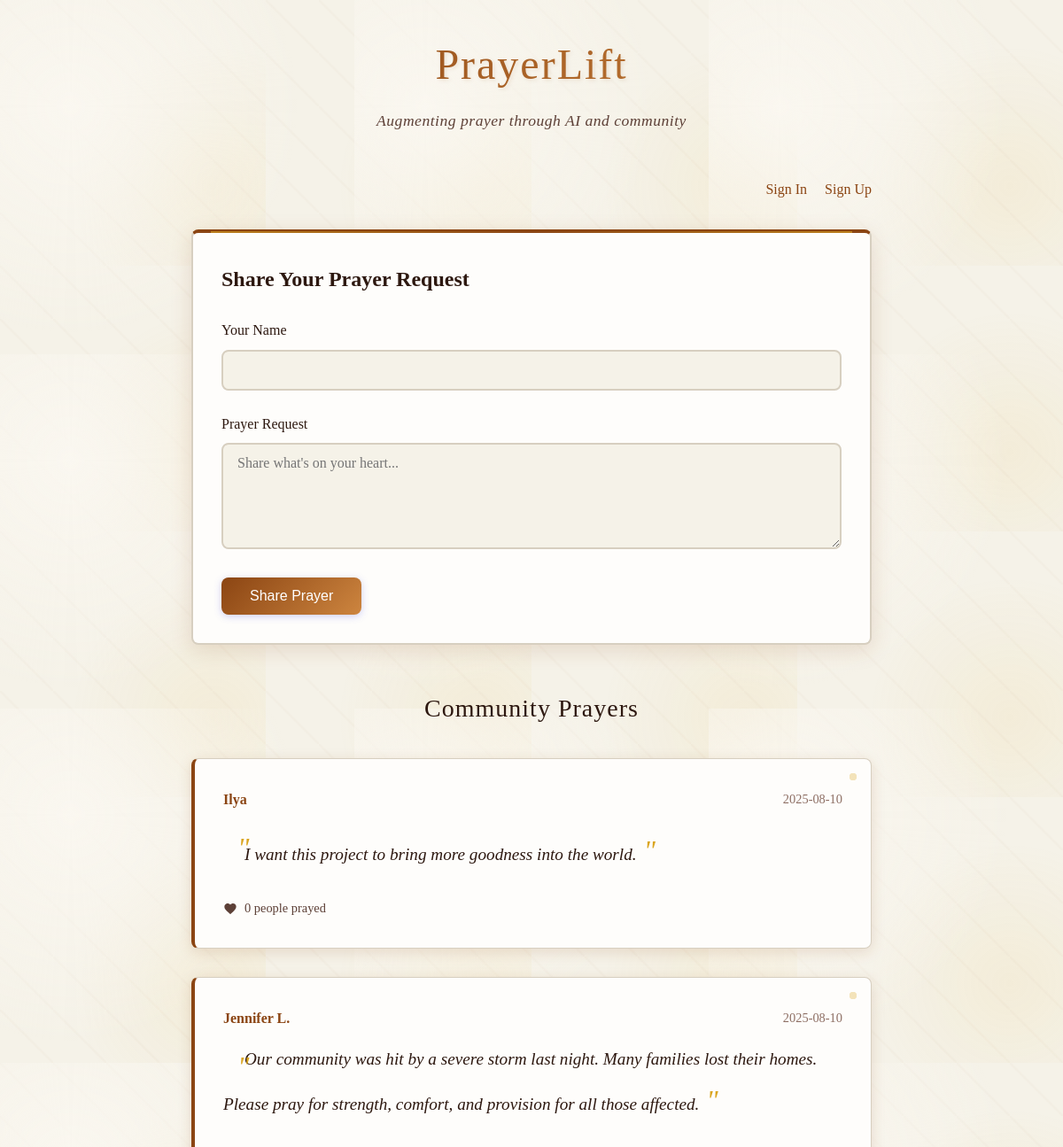
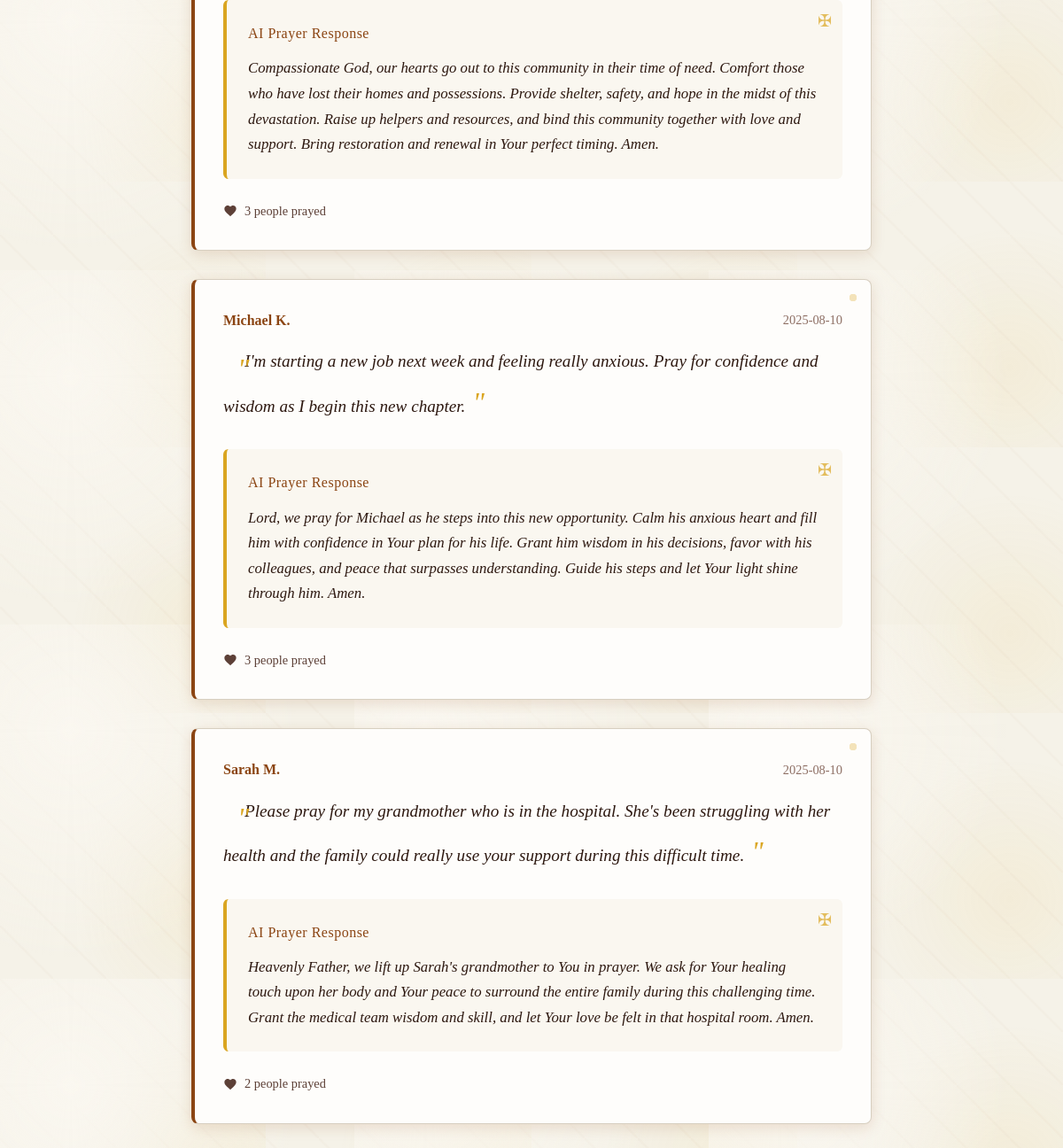
The page / on the database its author committed (2 pictures, top to bottom).
### tables this page shows
CREATE TABLE prayers (
            id TEXT PRIMARY KEY,
            text TEXT NOT NULL,
            author_id TEXT REFERENCES users(id),
            created_at TIMESTAMP DEFAULT CURRENT_TIMESTAMP,
            generated_prayer TEXT
        );

### main.py (the view)
@app.get("/", response_class=HTMLResponse)
async def prayer_feed(request: Request, current_user = Depends(get_current_user_optional), db = Depends(get_db)):
    cursor = db.cursor()
    if current_user:
        cursor.execute("""
            SELECT p.*, u.display_name,
                   COUNT(pm.prayer_id) as prayer_count,
                   CASE WHEN upm.prayer_id IS NOT NULL THEN 1 ELSE 0 END as user_marked
            FROM prayers p
            LEFT JOIN users u ON p.author_id = u.id
            LEFT JOIN prayer_marks pm ON p.id = pm.prayer_id
            LEFT JOIN prayer_marks upm ON p.id = upm.prayer_id AND upm.user_id = ?
            GROUP BY p.id
            ORDER BY p.created_at DESC
        """, (current_user["id"],))
    else:
        cursor.execute("""
            SELECT p.*, u.display_name,
                   COUNT(pm.prayer_id) as prayer_count,
                   0 as user_marked
            FROM prayers p
            LEFT JOIN users u ON p.author_id = u.id
            LEFT JOIN prayer_marks pm ON p.id = pm.prayer_id
            GROUP BY p.id
            ORDER BY p.created_at DESC
        """)
    prayers = cursor.fetchall()
    return templates.TemplateResponse("index.html", {
        "request": request,
        "prayers": prayers,
        "current_user": current_user
    })

### templates/index.html (shortened to what this page needs)
{% extends "base.html" %}
{% block content %}
<div style="text-align: right; margin-bottom: 2rem;">
    {% if current_user %}
        <span style="color: var(--text-light); margin-right: 1rem;">Welcome, {{ current_user.display_name }}!</span>
        <form method="POST" action="/logout" style="display: inline;">
            <button type="submit" style="background: none; border: none; color: var(--primary); cursor: pointer; text-decoration: underline;">
                Sign Out
            </button>
        </form>
    {% else %}
        <a href="/login" style="color: var(--primary); text-decoration: none; margin-right: 1rem;">Sign In</a>
        <a href="/register" style="color: var(--primary); text-decoration: none;">Sign Up</a>
    {% endif %}
</div>
<section class="prayer-form">
    <h2>Share Your Prayer Request</h2>
    <form method="POST" action="/prayers">
        <div class="form-group">
            <label for="author_name">Your Name</label>
            <input type="text" id="author_name" name="author_name" class="form-input"
                   value="{% if current_user %}{{ current_user.display_name }}{% endif %}"
                   {% if current_user %}readonly{% else %}required{% endif %}>
        </div>
        <div class="form-group">
            <label for="prayer_text">Prayer Request</label>
            <textarea id="prayer_text" name="prayer_text" class="form-input form-textarea"
                      placeholder="Share what's on your heart..." required></textarea>
        </div>
        <button type="submit" class="btn">Share Prayer</button>
    </form>
</section>
<section class="prayers-section">
    <h2>Community Prayers</h2>
    {% if prayers %}
        {% for prayer in prayers %}
        <article class="prayer-card">
            <header class="prayer-header">
                <span class="prayer-author">{{ prayer.display_name or "Anonymous" }}</span>
                <time class="prayer-time">{{ prayer.created_at.split()[0] if prayer.created_at else "Recently" }}</time>
            </header>
            <div class="prayer-text">
                {{ prayer.text }}
            </div>
            {% if prayer.generated_prayer %}
            <div class="prayer-generated">
                <h4>AI Prayer Response</h4>
                <p>{{ prayer.generated_prayer }}</p>
            </div>
            {% endif %}
            <footer class="prayer-actions">
                <div class="prayer-count">
                    <svg class="icon" viewBox="0 0 24 24">
                        <path d="M12 21.35l-1.45-1.32C5.4 15.36 2 12.28 2 8.5 2 5.42 4.42 3 7.5 3c1.74 0 3.41.81 4.5 2.09C13.09 3.81 14.76 3 16.5 3 19.58 3 22 5.42 22 8.5c0 3.78-3.4 6.86-8.55 11.54L12 21.35z"/>
                    </svg>
                    {{ prayer.prayer_count }} people prayed
                </div>
            </footer>
        </article>
        {% endfor %}
    {% else %}
        <div class="empty-state">
            <h3>No prayers yet</h3>
            <p>Be the first to share a prayer request with the community.</p>
        </div>
    {% endif %}
</section>
{% endblock %}

### templates/base.html (shortened to what this page needs)
<!DOCTYPE html>
<html lang="en">
<head>
    <link rel="stylesheet" href="{{ url_for('static', path='/style.css') }}">
</head>
<body>
    <div class="container">
        <header class="header">
            <h1 class="logo">PrayerLift</h1>
            <p class="tagline">Augmenting prayer through AI and community</p>
        </header>
        <main>
            {% block content %}{% endblock %}
        </main>
    </div>
</body>
</html>

### rows shown on the page
prayers: display_name "Ilya", created_at "2025-08-10", text "I want this project to bring more goodness into the world.", prayer_count "0"
prayers: display_name "Jennifer L.", created_at "2025-08-10", text "Our community was hit by a severe storm last night. Many families lost their homes. Please pray for strength, comfort, and provision for all those affected.", generated_prayer "Compassionate God, our hearts go out to this community in their time of need. Comfort those who have lost their homes and possessions. Provide shelter, safety, and hope in the midst of this devastation. Raise up helpers and resources, and bind this community together with love and support. Bring restoration and renewal in Your perfect timing. Amen.", prayer_count "3"
prayers: display_name "Michael K.", created_at "2025-08-10", text "I'm starting a new job next week and feeling really anxious. Pray for confidence and wisdom as I begin this new chapter.", generated_prayer "Lord, we pray for Michael as he steps into this new opportunity. Calm his anxious heart and fill him with confidence in Your plan for his life. Grant him wisdom in his decisions, favor with his colleagues, and peace that surpasses understanding. Guide his steps and let Your light shine through him. Amen.", prayer_count "3"
prayers: display_name "Sarah M.", created_at "2025-08-10", text "Please pray for my grandmother who is in the hospital. She's been struggling with her health and the family could really use your support during this difficult time.", generated_prayer "Heavenly Father, we lift up Sarah's grandmother to You in prayer. We ask for Your healing touch upon her body and Your peace to surround the entire family during this challenging time. Grant the medical team wisdom and skill, and let Your love be felt in that hospital room. Amen.", prayer_count "2"
